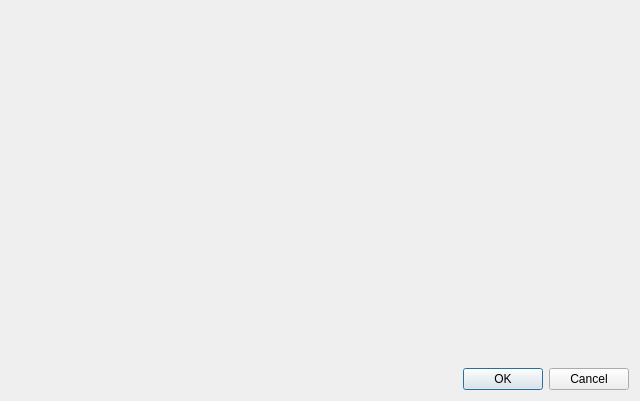
<?xml version="1.0" encoding="UTF-8"?>
<ui version="4.0">
 <class>Dialog</class>
 <widget class="QDialog" name="Dialog">
  <property name="geometry">
   <rect>
    <x>0</x>
    <y>0</y>
    <width>640</width>
    <height>401</height>
   </rect>
  </property>
  <property name="windowTitle">
   <string>Dialog</string>
  </property>
  <layout class="QVBoxLayout" name="verticalLayout">
   <item>
    <layout class="QFormLayout" name="attribute_form_layout"/>
   </item>
   <item>
    <spacer name="verticalSpacer">
     <property name="orientation">
      <enum>Qt::Vertical</enum>
     </property>
     <property name="sizeHint" stdset="0">
      <size>
       <width>20</width>
       <height>40</height>
      </size>
     </property>
    </spacer>
   </item>
   <item>
    <widget class="QDialogButtonBox" name="button_box">
     <property name="orientation">
      <enum>Qt::Horizontal</enum>
     </property>
     <property name="standardButtons">
      <set>QDialogButtonBox::Cancel|QDialogButtonBox::Ok</set>
     </property>
    </widget>
   </item>
  </layout>
 </widget>
 <resources/>
 <connections>
  <connection>
   <sender>button_box</sender>
   <signal>accepted()</signal>
   <receiver>Dialog</receiver>
   <slot>accept()</slot>
   <hints>
    <hint type="sourcelabel">
     <x>248</x>
     <y>254</y>
    </hint>
    <hint type="destinationlabel">
     <x>157</x>
     <y>274</y>
    </hint>
   </hints>
  </connection>
  <connection>
   <sender>button_box</sender>
   <signal>rejected()</signal>
   <receiver>Dialog</receiver>
   <slot>reject()</slot>
   <hints>
    <hint type="sourcelabel">
     <x>316</x>
     <y>260</y>
    </hint>
    <hint type="destinationlabel">
     <x>286</x>
     <y>274</y>
    </hint>
   </hints>
  </connection>
 </connections>
</ui>
